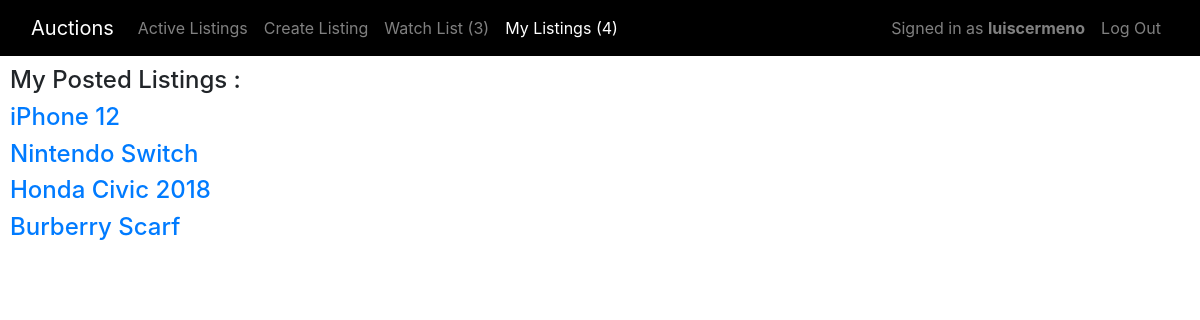
The app's page /myListings (signed in) with its own data.
### auctions/models.py (models this page shows, shortened)
class User(AbstractUser):
    def __str__(self):
        return f"{self.username}"

class WatchList(models.Model):
    user = models.OneToOneField(User, on_delete=models.CASCADE, related_name='watchlist')
    listings = models.ManyToManyField(Listing, blank=True, related_name='listings')

class Listing(models.Model):
    title = models.CharField(max_length=64)
    user = models.ForeignKey(User, default=1 , on_delete=models.CASCADE, related_name='listings')
    categories = models.ManyToManyField(Category, blank=True, related_name="listings")
    description = models.TextField(max_length=500)
    image = models.URLField(max_length=200, blank=True)
    current_bid = models.DecimalField(decimal_places=2, max_digits=9, default=0, validators=[MinValueValidator(0)])
    def __str__(self):
        return f"{self.title}"

### auctions/views.py (the view)
# urls.py: path("myListings", views.myListings, name="myListings")
def myListings(request):
    try:
        listings = Listing.objects.filter(user = request.user)
    except:
        listings = []
    return render(request, "auctions/myListings.html", {
        "listings": listings
    })

### auctions/templates/auctions/myListings.html (shortened to what this page needs)
{% extends "auctions/layout.html" %}
{% block nav_item_myListings %}active{% endblock nav_item_myListings %}
{% block body %}
    {% if user.is_authenticated %}
        <h4> My Posted Listings :</h4>
        {% for listing in listings %}
           <div>
                <h4 class="listing_title"><a href="{% url 'listing' listing %}">{{ listing }}</a></h4>
            </div>
        {% empty %}
            <h6>No Listings Yet</h6>
        {% endfor %}
    {% endif %}
{% endblock %}

### auctions/templates/auctions/layout.html (shortened to what this page needs)
{% load static %}
<!DOCTYPE html>
<html lang="en">
    <head>
        <link rel="stylesheet" href="https://stackpath.bootstrapcdn.com/bootstrap/4.4.1/css/bootstrap.min.css">
        <link href="{% static 'auctions/styles.css' %}" rel="stylesheet">
    </head>
    <body>
        <nav class="navbar navbar-expand-lg navbar-dark sticky-top">
            <div class="container-fluid">
                <a class="navbar-brand" href="{% url 'index' %}">Auctions</a>
                <div class="collapse navbar-collapse" id="navbarNavAltMarkup">
                    <ul class="navbar-nav mr-auto">
                        <li class="nav-item {% block nav_item_listings %}{% endblock nav_item_listings %}">
                            <a class="nav-link" aria-current="page" href="{% url 'index' %}">Active Listings</a>
                        </li>
                        {% if user.is_authenticated %}
                        <li class="nav-item {% block nav_item_create %}{% endblock nav_item_create %}">
                            <a class="nav-link" href="{% url 'create' %}">Create Listing</a>
                        </li>
                        <li class="nav-item {% block nav_item_watchlist %}{% endblock nav_item_watchlist %}">
                            <a class="nav-link" href="{% url 'watchlist' %}">
                                Watch List
                                <span>
                                {% if user.watchlist.listings.all.count > 0 %}
                                    ({{ user.watchlist.listings.all.count}})
                                {% else %}
                                    (0)
                                {% endif %}
                                </span>
                            </a>
                        </li>
                        <li class="nav-item {% block nav_item_myListings %}{% endblock nav_item_myListings %}">
                            <a class="nav-link" href="{% url 'myListings' %}">
                                My Listings
                                <span>
                                    {% if user.listings.all.count > 0 %}
                                        ({{ user.listings.all.count}})
                                    {% else %}
                                        (0)
                                    {% endif %}
                                </span>
                            </a>
                        </li>
                        {% endif %}
                    </ul>
                    <ul class="navbar-nav ml-auto">
                        {% if user.is_authenticated %}
                        <li class="nav-item">
                            <a class="nav-link" href="#">
                                    Signed in as <strong>{{ user.username }}</strong>
                            </a>
                        </li>
                        <li class="nav-item">
                            <a class="nav-link" href="{% url 'logout' %}">Log Out</a>
                        </li>
                        {% endif %}
                    </ul>
                </div>
            </div>
        </nav>
        <div class="main">
        {% block body %}
        {% endblock %}
        </div>
    </body>
</html>

### auctions/static/auctions/styles.css (style rules this page uses)
.main { padding: 10px; }
.navbar { background-color: black; }
.listing_title { color: black; }

### records on screen
User: watchlist.listings.all.count "3", listings.all.count "4", username "luiscermeno"
Listing: title "iPhone 12"
Listing: title "Nintendo Switch"
Listing: title "Honda Civic 2018"
Listing: title "Burberry Scarf"
